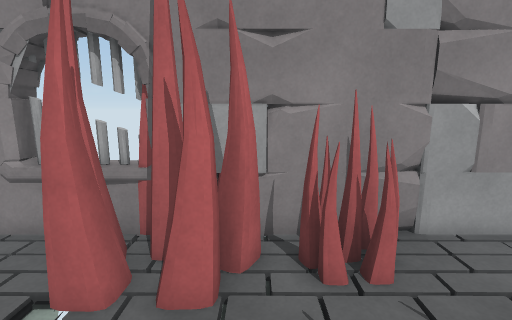
[1] (above)

13 first-person views from a walk through a 3-D level made in the Unity game engine. The camera is 1.5 m above the floor, tilts 10° down and sees 85° across. The floor is counted in squares, 0.5 m on a side. Each view is taken from the middle of a square. On the plan, view 1 faces up. The plan holds only what a view shows up to about 20 squares ahead; the rest is blank. The place goes on beyond the plan. Some animated figures are not drawn. Door leaves are left out, so doorways stand open.

[2]
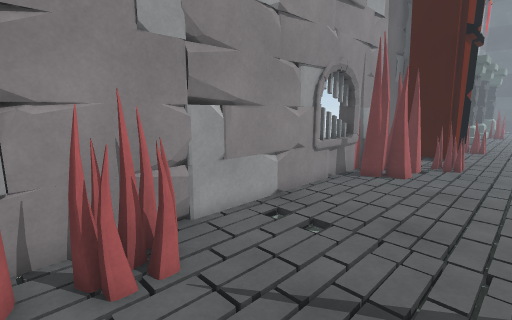

[3]
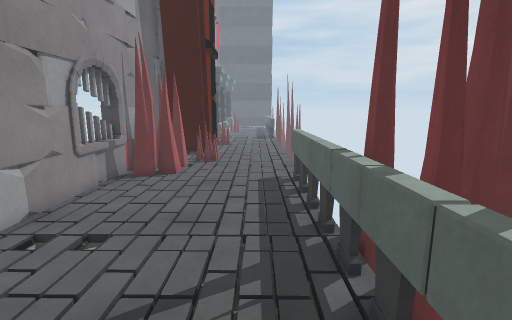

[4]
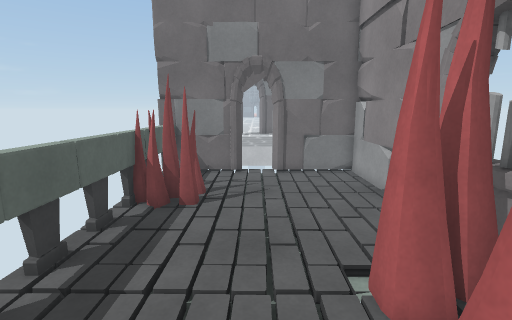

[5]
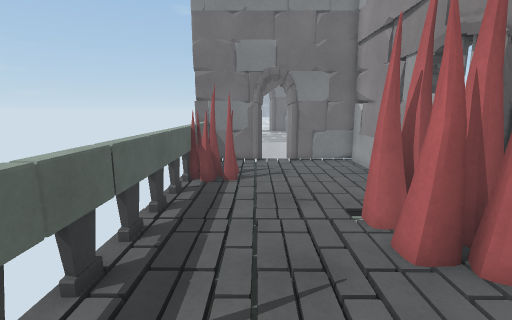

[6]
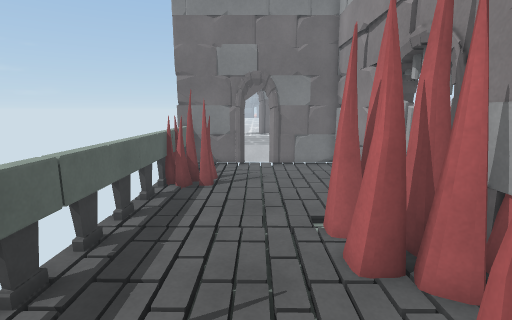

[7]
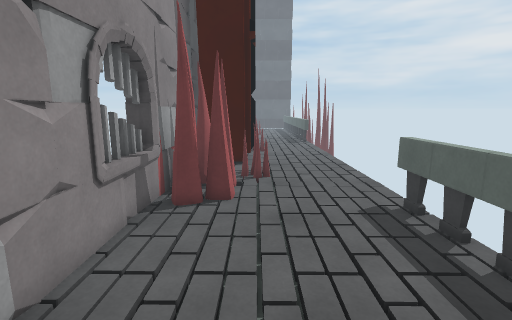

[8]
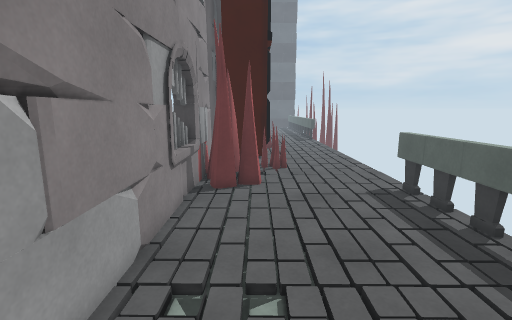

[9]
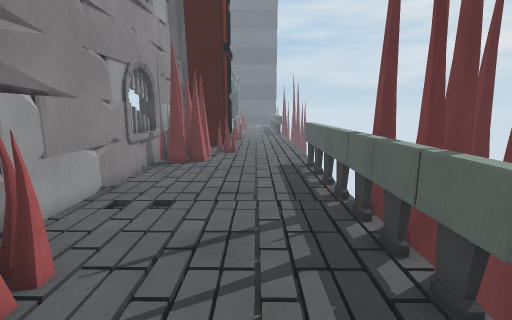

[10]
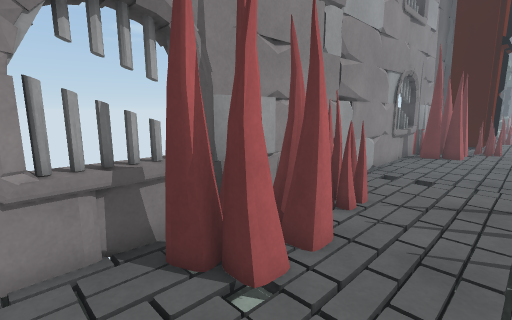

[11]
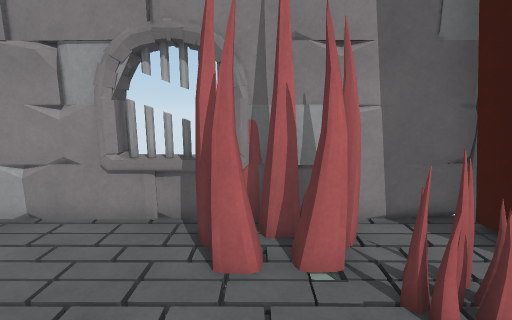

[12]
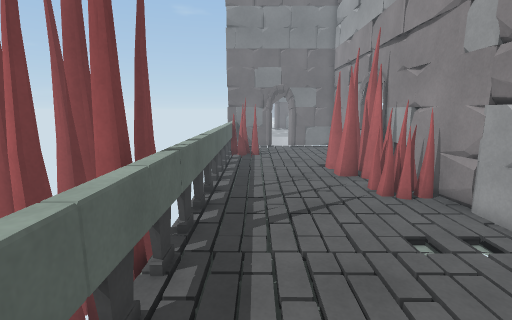

[13]
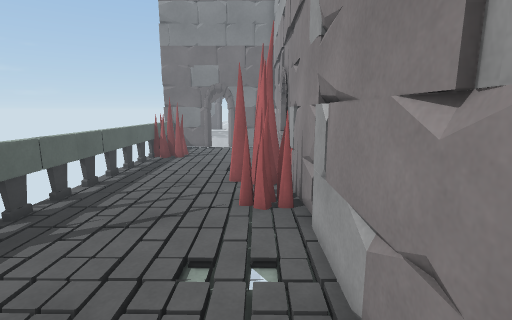

### Floor plan
Points are (right, up) in squares from view 1. A wall is a line through its corners. A room is listed if a view was taken in it or the views show most of it. See-through windows are left out.
Room 1 (views 1, 2, 3, 4, 5, 6, 7, 8, 9, 10, 11, 12, 13)
walls: (4, 6.5) (3.2, 6.4); (5.6, 6.3) (5.1, 6.4); (5.8, 6.5) (4, 6.8); (5.8, 6.6) (5.4, 6.7) (4.6, 6.4); (0.8, 6.4) (0.3, 6.5); (0.3, 7) (0.2, 6.5) (-0.1, 6.4); (10.3, 6.4) (10, 6.3) (8.7, 6.6) (7.4, 6.3); (-2.8, 6.5) (-11.8, 6.5); (-5.5, 6.4) (-5.8, 6.4) (-6.9, 6.5); (-10.6, 6.6) (-11.1, 6.4); (19.4, 3.6) (19.4, 6); (-11.6, 1.1) (-11.7, -0.3); (-11.7, 1.3) (-11.7, -2.4); (-11.6, 5.3) (-11.7, 4.2); (-11.9, 0.6) (-11.7, -0.7); (-11.8, 5.1) (-11.6, 3.1); (-11.8, -1.6) (13, -1.6); (-11.9, -1.3) (-12, -2.3); (-11.7, 6.8) (-11.7, 2.8); (20.5, 6.5) (-2.3, 6.5)
low walls: (4, 6.8) (3.3, 6.5); (8.5, 6.4) (7.5, 6.6) (6.7, 6.4); (15.5, 6.4) (15, 6.5); (-8.2, 6.6) (-9, 6.4); (19.7, 3.6) (19.7, 6)
ways out: open door at (-12, 2); gap at (-11, -2); gap at (-5, -2); gap at (0, -2); gap at (2.5, -2); gap at (11, -2); gap at (13, -2)
objects: spikes (-9, -1) to (-7, 0); spikes (-4, 4) to (0, 6); spikes (1, 5) to (3, 6); spikes (13, 4) to (16, 6); spikes (16, 3) to (18, 3)

Positions as (right, up) in squares from view 1, and headings:
1: (0, 0), facing up
2: (0, 0), facing up-right
3: (0, 0), facing right
4: (1, 2), facing left
5: (4, 1), facing left
6: (4, 2), facing left
7: (4, 3), facing right
8: (2, 4), facing right
9: (-2, 1), facing right
10: (-6, 1), facing up-right
11: (14, -1), facing up
12: (12, 0), facing left
13: (11, 5), facing left
